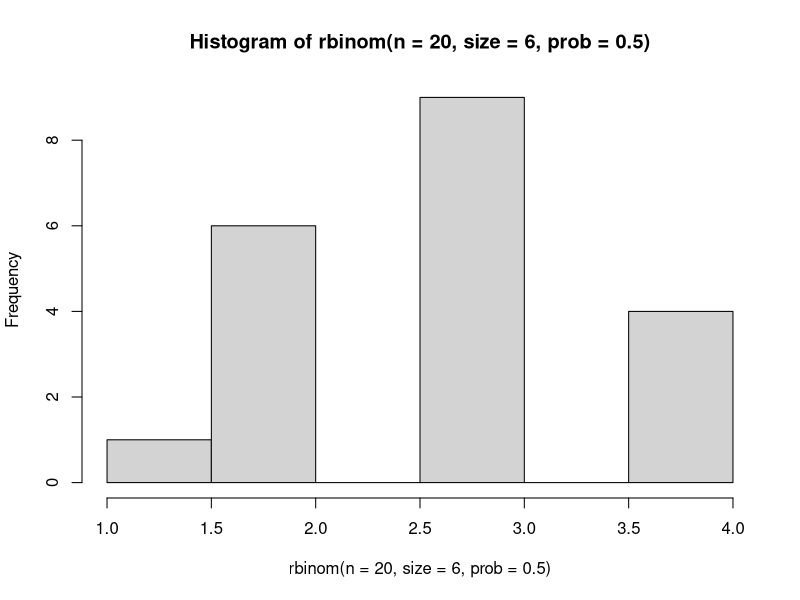
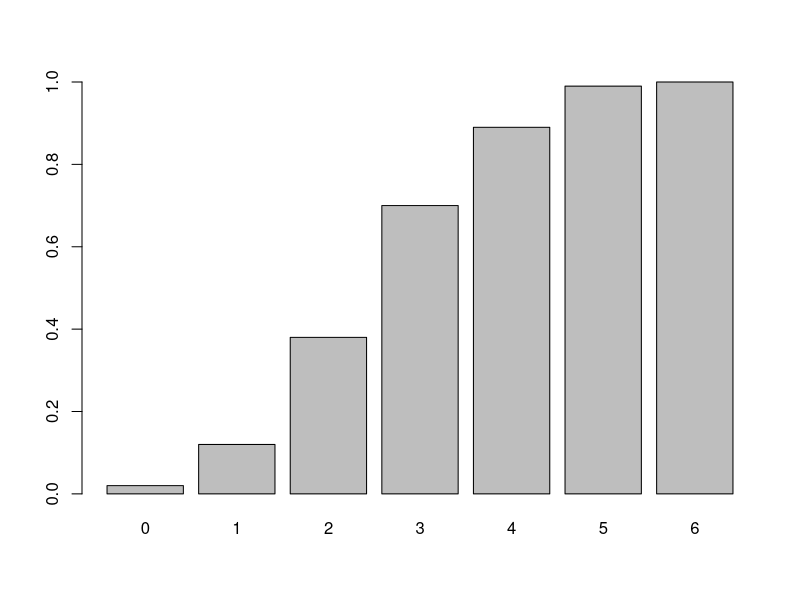
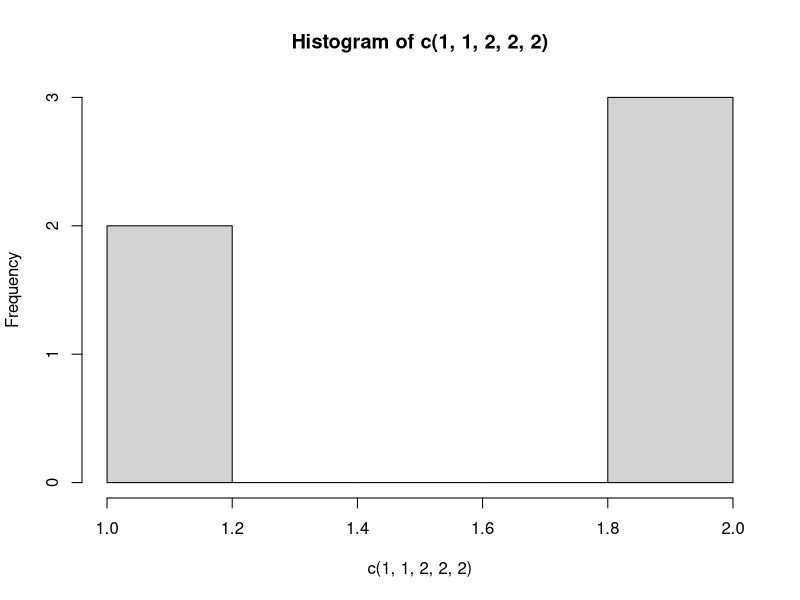
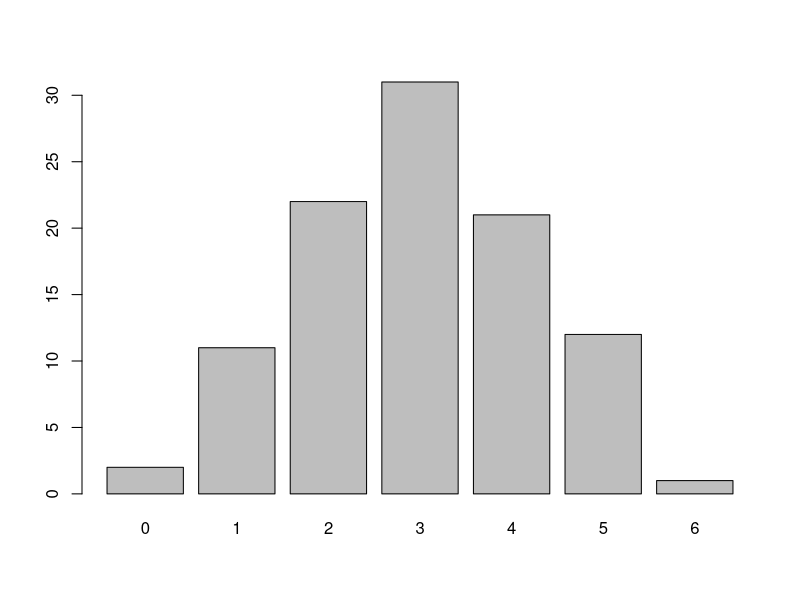
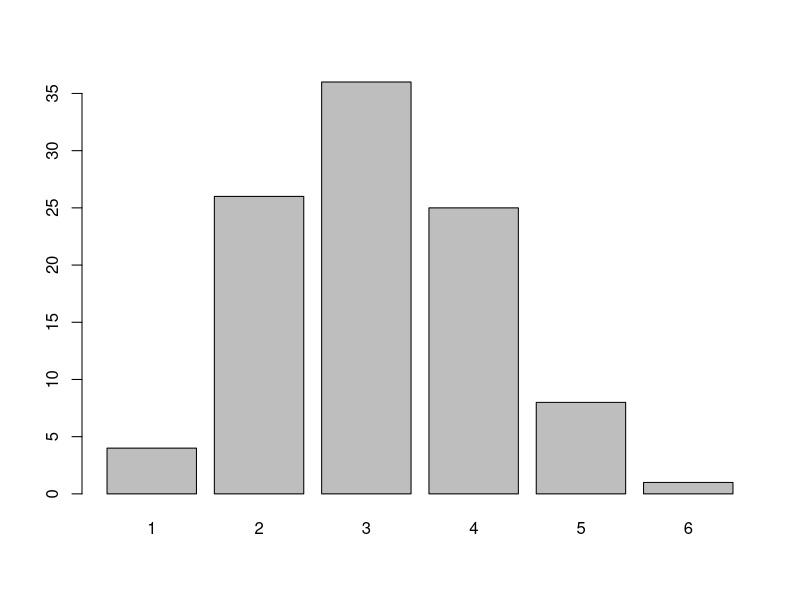
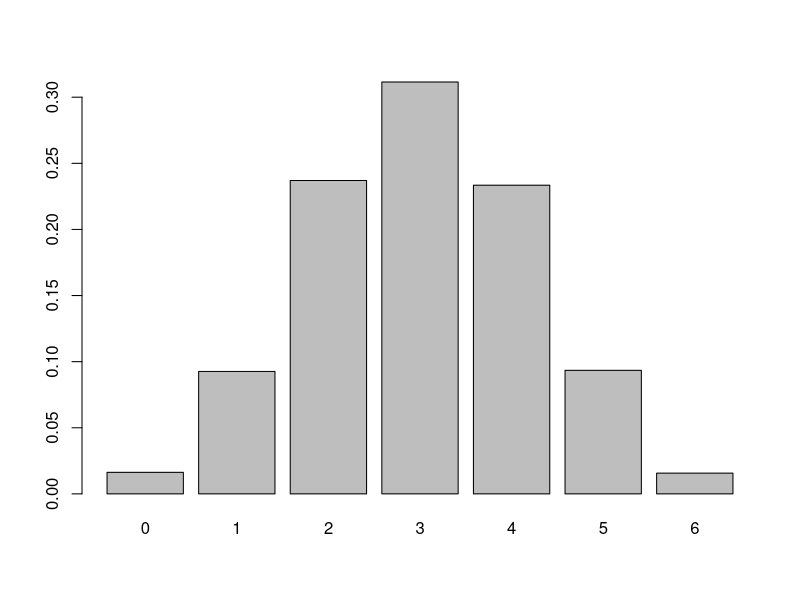

These figures' R source, in order:
## ---- chunk 1
#create a function to ensure the libraries are imported
EnsurePackage <- function(x){
  x <- as.character(x)
    if (!require(x,character.only = TRUE)){
      install.packages(pkgs=x, repos = "http://cran.us.r-project.org")
      require(x, character.only = TRUE)
    }
  }
# usage example, to load the necessary library for further processing...
EnsurePackage("modeest")
EnsurePackage("ggplot2")
EnsurePackage("RColorBrewer")
cat("All Packages are available")
## ---- chunk 2
# Explore the standard deviation" 
cat("\n standard deviation from discoveries dataset is:",sd(discoveries))
cat("\n variance from discoveries dataset is:",var(discoveries))
cat("\n mean from discoveries dataset is:",mean(discoveries))
cat("\n range from discoveries dataset is:",range(discoveries))
## ---- chunk 3
# Identify certain shapes 
#binomial distribution; low tails on both side
rbinom(n=20,size=6,prob = 0.5)
hist(rbinom(n=20,size=6,prob = 0.5))
## ---- chunk 4
#random distribution; low tails on both side
table(rbinom(n=20,size=6,prob = 0.5))
## ---- chunk 5
rbinom(n=100,size=6,prob = 0.5)
table(rbinom(n=100,size=6,prob = 0.5))
table(rbinom(n=100,size=6,prob = 0.5))/100
## ---- chunk 6
probtable <- table(rbinom(n=100,size=6,prob = 0.5))/100
cumsum(probtable)
barplot(cumsum(probtable))
## ---- chunk 7
#histogram
hist(c(1,1,2,2,2))
## ---- chunk 8
barplot(table(rbinom(n=100,size=6,prob = 0.5)))

## ---- chunk 9
set.seed(100)
barplot(table(rbinom(n=100,size=6,prob = 0.5)))
## ---- chunk 10
probtable1k <- table( rbinom(n=100000, size=6, prob=0.5) )/100000
probtable1k
barplot(probtable1k)
## ---- chunk 11
pascalTriangle<- function(n) {
lapply(0:n, function(i) choose(i, 0:i))
}
## ---- chunk 12
pascalTriangle(6)
## ---- chunk 13
#Create Pascal's Triangle
lapply(0:7, function(i) choose(i, 0:i))

## ---- chunk 14
#Create Pascal's Triangle
p = lapply(0:7, function(i) choose(i, 0:i))
unlist(lapply(p, sum))
## ---- chunk 15
toast <- matrix(c(2,1,3,4),ncol = 2,byrow = TRUE)
colnames(toast) <- c("Down","Up")
rownames(toast) <- c("Jelly","Butter")
toast

toast <- as.table(toast)
toast
toastMargin <- margin.table(toast)
margin.table(toast,1)
margin.table(toast,2)

toastProbs <- toast/toastMargin
toastProbs
toastProbs <- addmargins(toastProbs)
toastProbs

